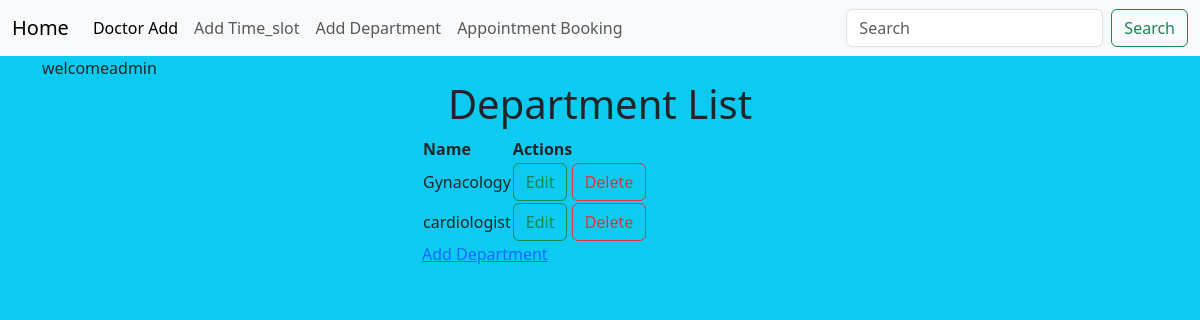
Page /department/list/ (signed in) on the committed database.
### myapp/models.py (models this page shows, shortened)
class User(AbstractUser):
    ROLE_CHOICES = (
        ('superadmin', 'Super Admin'),
        ('admin', 'Admin'),
        ('user', 'User'),
    )
    email = models.EmailField(default='example@example.com')
    role = models.CharField(max_length=20, choices=ROLE_CHOICES)

class Department(models.Model):
    name = models.CharField(max_length=100, unique=True)

### myapp/views.py (the view)
# urls.py: path('department/list/',views.department_list, name='department-list'),
def department_list(request):
    departments = Department.objects.all()
    return render(request, 'department-list.html', {'departments': departments})

### myapp/templates/department-list.html (shortened to what this page needs)
{%extends 'base.html'%}
{%block body_block%}
welcome{{request.user}}
<h1 class="text-center">Department List</h1>
<div class="row">
    <div class="col-4"></div>
    <div class="col-4">
        <table>
            <thead>
                <tr>
                    <th>Name</th>
                    <th>Actions</th>
                </tr>
            </thead>
            <tbody>
                {% for department in departments %}
                <tr>
                    <td>{{ department.name }}</td>
                    <td>
                        <a href="{% url 'edit-department' department.pk %}" class="btn btn-outline-success">Edit</a>
                        <a href="{% url 'delete-department' department.pk %}" class="btn btn-outline-danger">Delete</a>
                    </td>
                </tr>
                {% endfor %}
            </tbody>
        </table>
        <a href="{%url 'add-department' %}">Add Department</a>
    </div>
    <div class="col-4"></div>
</div>
{%endblock%}

### rows in the picture
User: user "admin"
Department: name "Gynacology"
Department: name "cardiologist"
